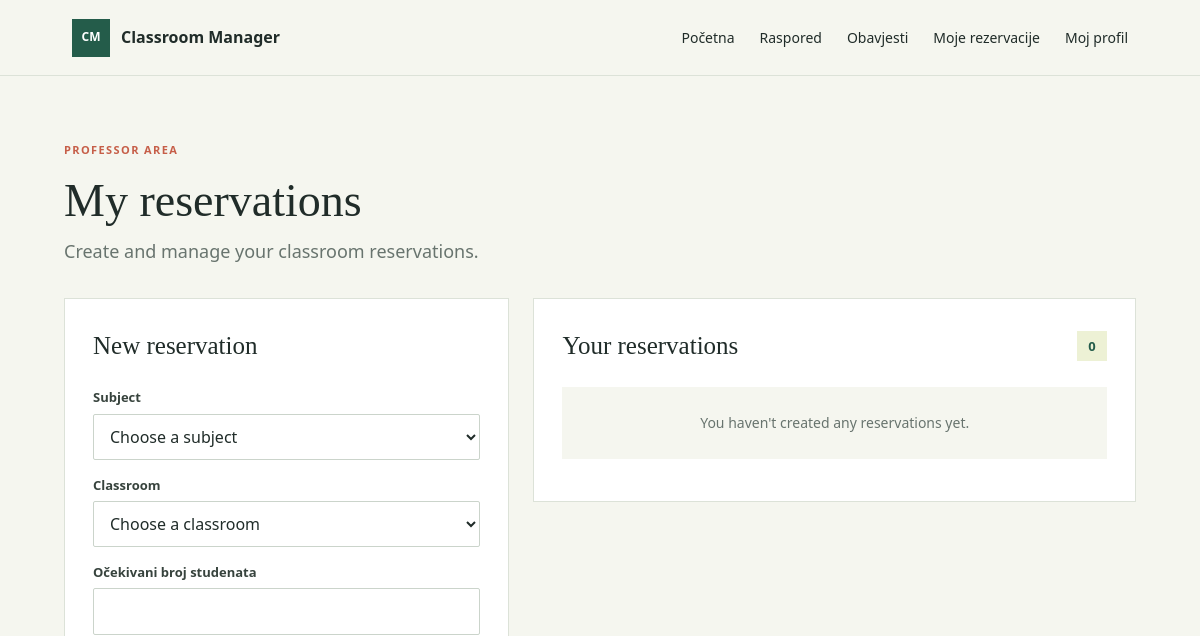
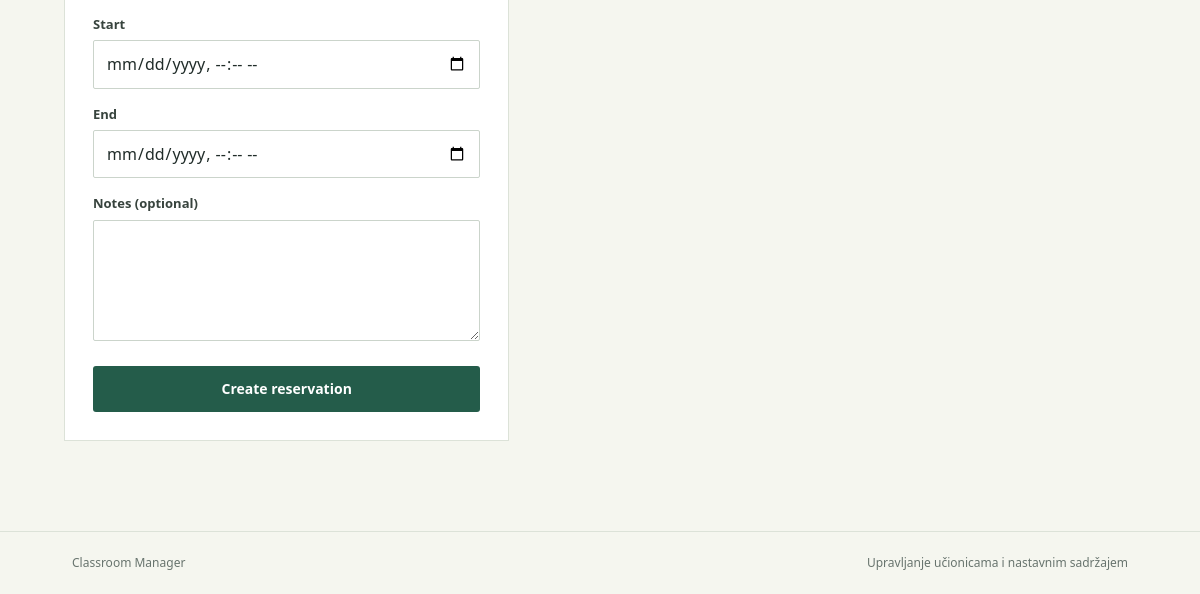
/reservations.php (signed in), run on an earlier commit of the app's database (2 pictures, top to bottom).
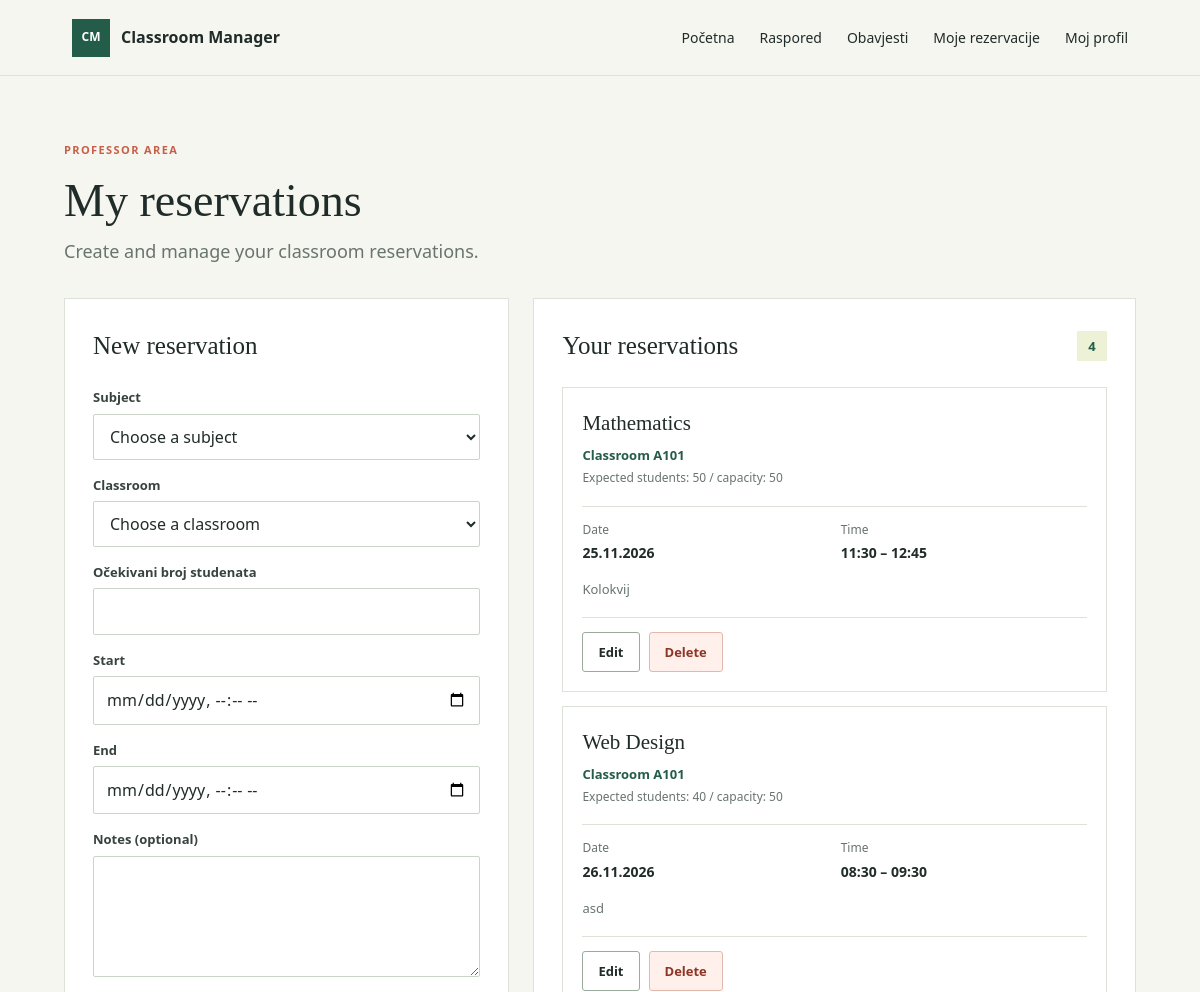
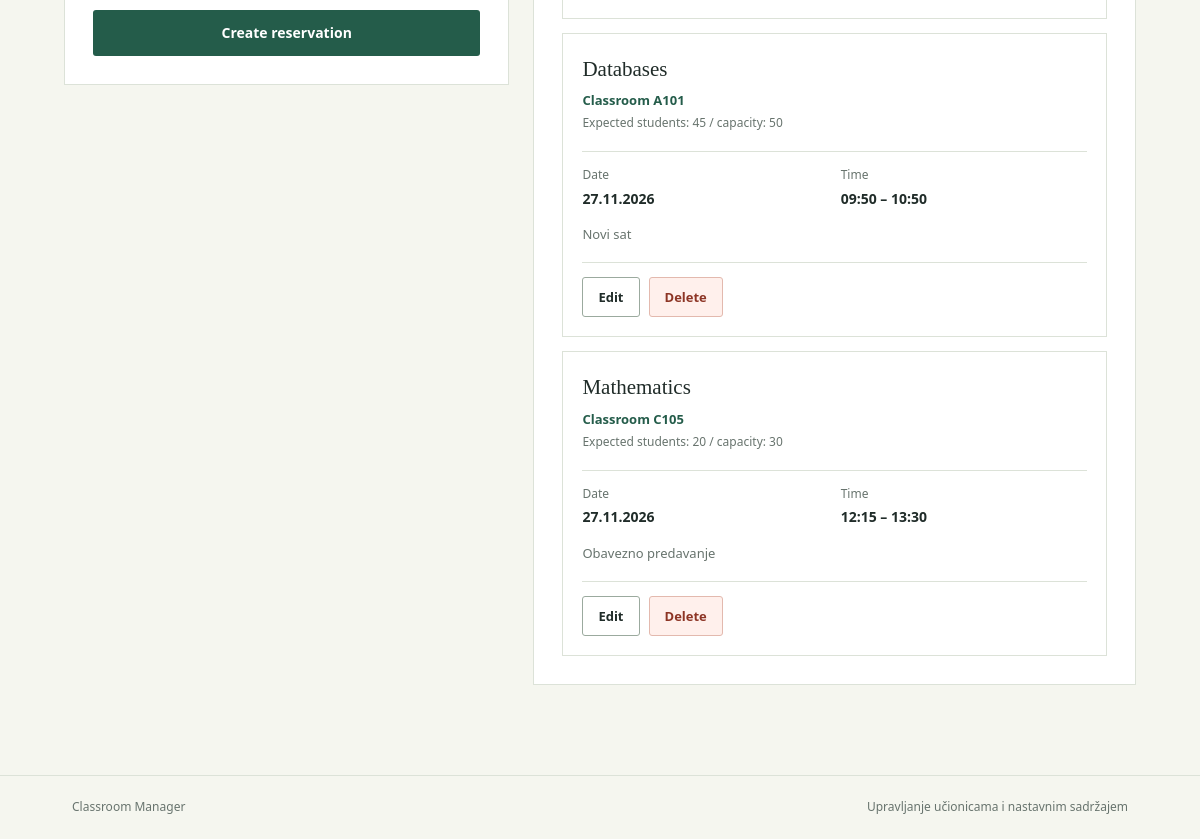
And on a later commit of the database (2 pictures, top to bottom).
### tables this page shows
CREATE TABLE `reservations` (
  `id` int(11) NOT NULL,
  `classroom_id` int(11) NOT NULL,
  `subject_id` int(11) NOT NULL,
  `expected_students` int(10) UNSIGNED DEFAULT NULL,
  `user_id` int(11) NOT NULL,
  `starts_at` datetime NOT NULL,
  `ends_at` datetime NOT NULL,
  `notes` text DEFAULT NULL
);

CREATE TABLE `subjects` (
  `id` int(11) NOT NULL,
  `name` varchar(150) NOT NULL
);

CREATE TABLE `classrooms` (
  `id` int(11) NOT NULL,
  `room_code` varchar(30) NOT NULL,
  `capacity` int(11) NOT NULL
);

### config.php (called while the page is built, shortened)
<?php
function db(): PDO
{
    static $pdo;
    if ($pdo instanceof PDO) {
        return $pdo;
    }
    $host = getenv('DB_HOST') ?: '127.0.0.1';
    $name = getenv('DB_NAME') ?: 'classroommanager';
    $user = getenv('DB_USER') ?: 'root';
    $password = getenv('DB_PASS');
    $password = $password === false ? '' : $password;
    $pdo = new PDO(
        "mysql:host={$host};dbname={$name};charset=utf8mb4",
        $user,
        $password,
        [
            PDO::ATTR_ERRMODE => PDO::ERRMODE_EXCEPTION,
            PDO::ATTR_DEFAULT_FETCH_MODE => PDO::FETCH_ASSOC,
            PDO::ATTR_EMULATE_PREPARES => false,
        ]
    );
    return $pdo;
}

### functions.php (called while the page is built, shortened)
<?php
function e(string|int|null $value): string
{
    return htmlspecialchars((string) $value, ENT_QUOTES | ENT_SUBSTITUTE, 'UTF-8');
}
function current_user(): ?array
{
    $statement = db()->prepare(
        'SELECT id, Username, Email, Password, Role, Active FROM users WHERE Email = :email LIMIT 1'
    );
    $statement->execute(['email' => $_SESSION['user_email']]);
    $user = $statement->fetch();
    return $user;
}

### reservations.php (the view, shortened to what this page needs)
<?php
require_once __DIR__ . '/config.php';
require_once __DIR__ . '/functions.php';
$user = current_user();
$userId = $user['id'] ?? $user['ID'];
$role = $user['Role'] ?? '';
$isAdmin = $role === 'Admin';
$pdo = db();
$pageTitle = 'My reservations';
if ($isAdmin) {
    $subjects = $pdo->query('
        SELECT id, name
        FROM subjects
        ORDER BY name
    ')->fetchAll(PDO::FETCH_ASSOC);
} else {
    $stmt = $pdo->prepare('
        SELECT s.id, s.name
        FROM subjects s
        INNER JOIN user_subjects us ON us.subject_id = s.id
        WHERE us.user_id = :user_id
        ORDER BY s.name
    ');
    $stmt->execute(['user_id' => $userId]);
}
$editing = null;
if ($isAdmin) {
    $stmt = $pdo->query('
        SELECT
            r.id,
            r.starts_at,
            r.ends_at,
            r.notes,
            r.expected_students,
            s.name AS subject_name,
            c.room_code,
            c.capacity,
            u.Username AS professor_name
        FROM reservations r
        JOIN subjects s ON s.id = r.subject_id
        JOIN classrooms c ON c.id = r.classroom_id
        JOIN users u ON u.id = r.user_id
        WHERE r.ends_at > NOW()
        ORDER BY r.starts_at ASC
    ');
} else {
    $stmt = $pdo->prepare('
        SELECT
            r.id,
            r.starts_at,
            r.ends_at,
            r.notes,
            r.expected_students,
            s.name AS subject_name,
            c.room_code,
            c.capacity,
            u.Username AS professor_name
        FROM reservations r
        JOIN subjects s ON s.id = r.subject_id
        JOIN classrooms c ON c.id = r.classroom_id
        JOIN users u ON u.id = r.user_id
        WHERE r.user_id = :user_id
          AND r.ends_at > NOW()
        ORDER BY r.starts_at ASC
    ');
    $stmt->execute(['user_id' => $userId]);
}
$reservations = $stmt->fetchAll(PDO::FETCH_ASSOC);
require __DIR__ . '/header.php';
?>
<section class="page-shell reservations-page">
    <div class="reservations-heading">
        <div>
            <p class="eyebrow"><?= $isAdmin ? 'ADMINISTRATION' : 'PROFESSOR AREA' ?></p>
            <h1><?= $isAdmin ? 'All reservations' : 'My reservations' ?></h1>
            <p class="lead">
                <?= $isAdmin
                    ? 'View and manage reservations from all professors.'
                    : 'Create and manage your classroom reservations.' ?>
            </p>
        </div>
    </div>
    <div class="reservations-layout">
        <section class="reservation-form-panel">
            <h2><?= $editing ? 'Edit reservation' : 'New reservation' ?></h2>
            <form method="post" class="reservation-form">
                <label for="subject_id">Subject</label>
                <select name="subject_id" id="subject_id" required>
                    <option value="">Choose a subject</option>
                </select>
                <label for="classroom_id">Classroom</label>
                <select name="classroom_id" id="classroom_id" required>
                    <option value="">Choose a classroom</option>
                </select>
                  <label for="expected_students">Očekivani broj studenata</label>
                  <input type="number"
                      name="expected_students"
                      id="expected_students"
                      min="1"
                      value="<?= e($_POST['expected_students'] ?? ($editing['expected_students'] ?? '')) ?>"
                      required>
                <label for="starts_at">Start</label>
                <input type="datetime-local"
                       name="starts_at"
                       id="starts_at"
                       value="<?= $editing ? e(date('Y-m-d\TH:i', strtotime($editing['starts_at']))) : '' ?>"
                       required>
                <label for="ends_at">End</label>
                <input type="datetime-local"
                       name="ends_at"
                       id="ends_at"
                       value="<?= $editing ? e(date('Y-m-d\TH:i', strtotime($editing['ends_at']))) : '' ?>"
                       required>
                <label for="notes">Notes (optional)</label>
                <textarea name="notes" id="notes" rows="4"><?= e($editing['notes'] ?? '') ?></textarea>
                <button type="submit" class="button button-primary button-full">
                    <?= $editing ? 'Save changes' : 'Create reservation' ?>
                </button>
            </form>
        </section>
        <section class="reservations-list-panel">
            <div class="panel-heading">
                <h2><?= $isAdmin ? 'All reservations' : 'Your reservations' ?></h2>
                <span class="reservation-count">
                    <?= count($reservations) ?>
                </span>
            </div>
            <?php if (!$reservations): ?>
                <p class="empty-reservations">
                    <?= $isAdmin
                        ? 'There are no upcoming reservations.'
                        : "You haven't created any reservations yet." ?>
                </p>
            <?php else: ?>
                <div class="reservation-list">
                    <?php foreach ($reservations as $reservation): ?>
                        <article class="reservation-item">
                            <div class="reservation-item-heading">
                                <div>
                                    <h3><?= e($reservation['subject_name']) ?></h3>
                                    <p class="reservation-room">
                                        Classroom <?= e($reservation['room_code']) ?>
                                    </p>
                                    <p class="reservation-capacity">
                                        <?= $reservation['expected_students'] === null
                                            ? 'Expected student count not recorded'
                                            : 'Expected students: ' . (int) $reservation['expected_students']
                                                . ' / capacity: ' . (int) $reservation['capacity'] ?>
                                    </p>
                                </div>
                            </div>
                            <div class="reservation-meta">
                                <div>
                                    <span>Date</span>
                                    <strong>
                                        <?= e(date('d.m.Y', strtotime($reservation['starts_at']))) ?>
                                    </strong>
                                </div>
                                <div>
                                    <span>Time</span>
                                    <strong>
                                        <?= e(date('H:i', strtotime($reservation['starts_at']))) ?>
                                        –
                                        <?= e(date('H:i', strtotime($reservation['ends_at']))) ?>
                                    </strong>
                                </div>
                            </div>
                            <?php if (!empty($reservation['notes'])): ?>
                                <p class="reservation-notes">
                                    <?= e($reservation['notes']) ?>
                                </p>
                            <?php endif; ?>
                            <div class="reservation-actions">
                                <a class="button button-secondary"
                                   href="reservations.php?edit=<?= (int)$reservation['id'] ?>">
                                    Edit
                                </a>
                                <form method="post"
                                      onsubmit="return confirm('Are you sure you want to delete this reservation?');">
                                    <button type="submit" class="button reservation-delete">
                                        Delete
                                    </button>
                                </form>
                            </div>
                        </article>
                    <?php endforeach; ?>
                </div>
            <?php endif; ?>
        </section>
    </div>
</section>
<?php require __DIR__ . '/footer.php'; ?>

### header.php (shortened to what this page needs)
<?php
require_once __DIR__ . '/config.php';
require_once __DIR__ . '/functions.php';
$user = current_user();
$pageTitle = $pageTitle ?? APP_NAME;
?>
<!doctype html>
<html lang="hr">
<head>
    <link rel="stylesheet" href="assets/style.css">
    <?php if (($pageTitle ?? '') === 'My reservations'): ?>
        <link rel="stylesheet" href="assets/reservations.css">
    <?php endif; ?>
</head>
<body>
<header class="site-header">
    <a class="brand" href="index.php"><span class="brand-mark" aria-hidden="true">CM</span> Classroom Manager</a>
    <nav aria-label="Glavna navigacija">
        <a href="index.php">Početna</a>
        <?php if ($user): ?>
            <a href="timetable.php">Raspored</a>
            <a href="notifications.php">Obavjesti</a>
            <?php if ($user['Role'] === 'Professor'): ?>
                <a href="reservations.php">Moje rezervacije</a>
            <?php endif; ?>
            <a href="profile.php">Moj profil</a>
        <?php else: ?>
            <a href="login.php">Prijava</a>
            <a class="nav-register" href="register.php">Registracija</a>
        <?php endif; ?>
    </nav>
</header>
<main class="page-shell">

### footer.php
</main>
<footer class="site-footer">
    <span>Classroom Manager</span>
    <span>Upravljanje učionicama i nastavnim sadržajem</span>
</footer>
</body>
</html>

### assets/style.css (style rules this page uses)
:root { color-scheme: light; --ink: #202c29; --muted: #68746e; --paper: #f5f6ef; --surface: #ffffff; --line: #dce2d8; --green: #245c4a; --green-dark: #193f34; --lime: #dce98a; --coral: #c65e48; --danger-bg: #fff0ec; --success-bg: #edf6e9; }
* { box-sizing: border-box; }
body { margin: 0; min-height: 100vh; display: flex; flex-direction: column; background: var(--paper); color: var(--ink); font-family: "Trebuchet MS", "Segoe UI", sans-serif; font-size: 16px; line-height: 1.55; }
a { color: var(--green); }
.site-header { min-height: 76px; display: flex; align-items: center; justify-content: space-between; gap: 24px; padding: 14px max(6vw, 24px); border-bottom: 1px solid var(--line); background: var(--paper); }
.brand { display: inline-flex; align-items: center; gap: 11px; color: var(--ink); font-weight: 700; text-decoration: none; }
.brand-mark { width: 38px; height: 38px; display: grid; place-items: center; background: var(--green); color: white; font-size: 12px; letter-spacing: 0; }
nav { display: flex; align-items: center; gap: 25px; }
nav a { color: var(--ink); font-size: 14px; text-decoration: none; }
.page-shell { width: min(1120px, calc(100% - 48px)); margin: 0 auto; flex: 1; }
.eyebrow { margin: 0 0 18px; color: var(--coral); font-size: 11px; font-weight: 700; letter-spacing: 1.4px; }
h1, h2 { margin: 0; font-family: Georgia, "Times New Roman", serif; font-weight: 400; letter-spacing: 0; }
h1 { font-size: clamp(42px, 5vw, 64px); line-height: 1.08; }
.lead { max-width: 490px; margin: 24px 0 30px; color: var(--muted); font-size: 18px; }
.button { min-height: 46px; display: inline-flex; align-items: center; justify-content: center; padding: 11px 19px; border: 1px solid transparent; border-radius: 3px; cursor: pointer; font: inherit; font-size: 14px; font-weight: 700; text-decoration: none; transition: background-color 140ms ease, color 140ms ease, border-color 140ms ease; }
.button-primary { background: var(--green); color: #fff; }
.button-secondary { border-color: #9baa9e; background: transparent; color: var(--ink); }
.button-full { width: 100%; margin-top: 8px; }
.form-panel h2, .panel-heading h2 { margin-bottom: 22px; font-size: 25px; }
label { display: block; margin: 15px 0 6px; color: #37433d; font-size: 13px; font-weight: 700; }
input { width: 100%; min-height: 44px; padding: 10px 12px; border: 1px solid #cbd4cb; border-radius: 2px; background: #fff; color: var(--ink); font: inherit; }
.panel-heading { display: flex; align-items: center; gap: 13px; }
.panel-heading h2 { margin: 0; }
.site-footer { display: flex; justify-content: space-between; gap: 20px; padding: 22px max(6vw, 24px); border-top: 1px solid var(--line); color: var(--muted); font-size: 12px; }

What changed in the data, as far as the page shows it:
now on this page (row edited): reservations: subject.name "Mathematics", classroom.room_code "A101", expected_students "50", classroom.capacity "50", starts_at "25.11.2026", starts_at "11:30", ends_at "12:45", notes "Kolokvij"
now on this page (row edited): reservations: subject.name "Web Design", classroom.room_code "A101", expected_students "40", classroom.capacity "50", starts_at "26.11.2026", starts_at "08:30", ends_at "09:30", notes "asd"
now on this page (row edited): reservations: subject.name "Databases", classroom.room_code "A101", expected_students "45", classroom.capacity "50", starts_at "27.11.2026", starts_at "09:50", ends_at "10:50", notes "Novi sat"
now on this page (row edited): reservations: subject.name "Mathematics", classroom.room_code "C105", expected_students "20", classroom.capacity "30", starts_at "27.11.2026", starts_at "12:15", ends_at "13:30", notes "Obavezno predavanje"
Also different on the page:
count($reservations): "0" → "4"
text no longer shown: "You haven't created any reservations yet."
